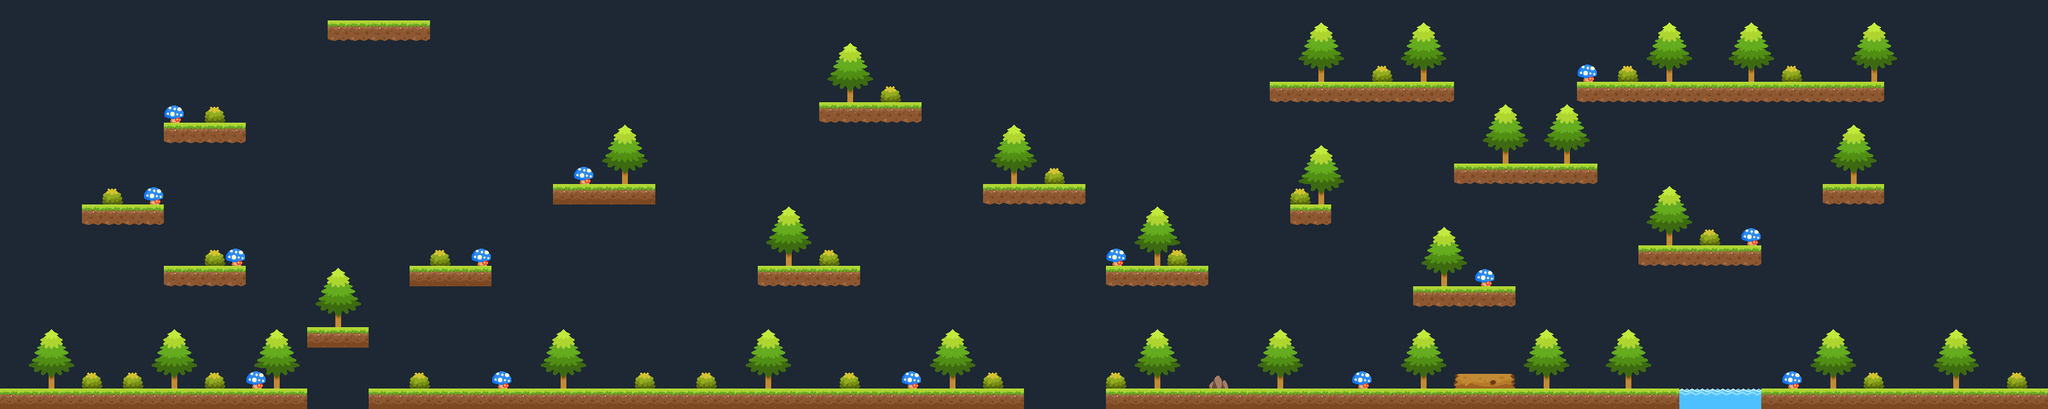

Tiled map render using the project's own tile images. Description and the map definition, with tile-layer contents summarised, below:
An orthogonal 100x20 tile map with 32x32 px tiles, 3 tile layers (back, nback, foreg) and 40 objects (4x ml, 4x mr, 2x route, 2x berry, hero_Willage, ...).

<map version="1.0" tiledversion="1.0.3" orientation="orthogonal" renderorder="right-down" width="100" height="20" tilewidth="32" tileheight="32" nextobjectid="64">
 <tileset firstgid="1" source="Hunters.tsx" />
 <layer name="back" width="100" height="20">
  <data>[2000 cells, 2000 non-empty, 1 distinct tile ids]</data>
 </layer>
 <layer name="nback" width="100" height="20">
  <data>[2000 cells, 2000 non-empty, 1 distinct tile ids]</data>
 </layer>
 <layer name="foreg" width="100" height="20">
  <data>[2000 cells, 498 non-empty, 18 distinct tile ids]</data>
 </layer>
 <objectgroup name="ground">
  <object id="26" x="578" y="609" width="1022" height="26" />
  <object id="25" x="1728" y="609" width="890" height="26" />
  <object id="24" x="2752" y="609" width="446" height="26" />
  <object id="23" x="2561" y="386" width="190" height="30" />
  <object id="22" x="2851" y="289" width="92" height="29" />
  <object id="21" x="2465" y="129" width="480" height="29" />
  <object id="20" x="2271" y="256" width="224" height="28" />
  <object id="19" x="2210" y="449" width="157" height="30" />
  <object id="18" x="2017" y="322" width="62" height="28" />
  <object id="17" x="1985" y="129" width="285" height="30" />
  <object id="16" x="1729" y="418" width="158" height="25" />
  <object id="15" x="1537" y="288" width="158" height="31" />
  <object id="14" x="1281" y="162" width="159" height="28" />
  <object id="13" x="1185" y="418" width="157" height="28" />
  <object id="12" x="866" y="290" width="158" height="30" />
  <object id="11" x="514" y="33" width="157" height="29" />
  <object id="10" x="642" y="418" width="124" height="28" />
  <object id="9" x="258" y="193" width="125" height="30" />
  <object id="8" x="130" y="322" width="126" height="29" />
  <object id="7" x="258" y="420" width="124" height="28" />
  <object id="6" x="481" y="514" width="95" height="29" />
  <object id="5" x="3" y="610" width="474" height="24" />
 </objectgroup>
 <objectgroup name="points">
  <object id="36" name="hero_Willage" x="56" y="592" />
  <object id="37" name="hero_Seashore" x="3129" y="591" />
  <object id="53" name="ml" x="449" y="585" width="29" height="23" />
  <object id="54" name="mr" x="579" y="588" width="28" height="18" />
  <object id="55" name="ml" x="1571" y="586" width="28" height="20" />
  <object id="56" name="mr" x="1730" y="590" width="28" height="18" />
  <object id="57" name="ml" x="2593" y="586" width="27" height="18" />
  <object id="58" name="mr" x="2787" y="592" width="19" height="14" />
  <object id="62" name="ml" x="1670" y="267" width="28" height="20" />
  <object id="63" name="mr" x="1531" y="263" width="28" height="18" />
 </objectgroup>
 <objectgroup name="triggers">
  <object id="34" name="route" x="3180" y="7" width="12" height="599">
   <properties>
    <property name="value" value="Seashore" />
   </properties>
  </object>
  <object id="35" name="route" x="5" y="4" width="10" height="584">
   <properties>
    <property name="value" value="Willage" />
   </properties>
  </object>
 </objectgroup>
 <objectgroup name="entities">
  <object id="30" name="berry" x="1069" y="589" />
  <object id="33" name="berry" x="1002" y="274" />
 </objectgroup>
 <objectgroup name="creatures">
  <object id="39" name="animal_bolfir" x="1623" y="269">
   <properties>
    <property name="org" value="2" />
   </properties>
  </object>
  <object id="1" name="animal_rolf" x="974" y="591">
   <properties>
    <property name="dialogs" value="106" />
    <property name="org" value="2" />
    <property name="program" value="llllrrrrnjn" />
   </properties>
  </object>
  <object id="60" name="herkon" x="2277" y="578">
   <properties>
    <property name="dialogs" value="107,108" />
    <property name="items" value="bow_2,axe_2" />
    <property name="org" value="3" />
   </properties>
  </object>
  <object id="61" name="enemy_2" x="2376" y="576">
   <properties>
    <property name="org" value="3" />
   </properties>
  </object>
 </objectgroup>
 <objectgroup name="objects" />
</map>
